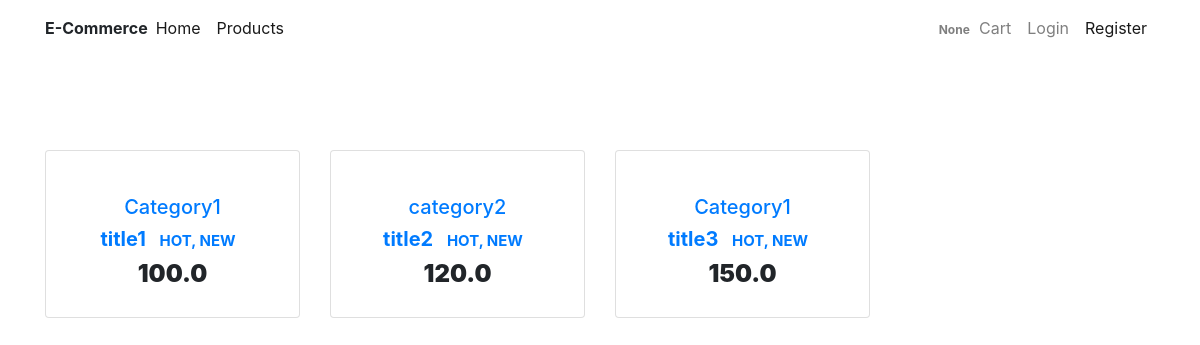
The page / on the database its author committed.
### app1/models.py (models this page shows, shortened)
class Item(models.Model):
    title = models.CharField(max_length=100)
    price = models.FloatField()
    category = models.CharField(max_length=10)
    slug = models.SlugField(unique=True)
    description = models.TextField()
    def get_absolute_url(self):
        return reverse("app1:singleproduct", kwargs= {"slug" : self.slug})

### app1/views.py (the view)
# urls.py: path('', views.IndexView.as_view(),name = "home"),
class IndexView(ListView):
    model = Item
    paginate_by = 10
    template_name = "homepage.html"
    def get_context_data(self, **kwargs):
        context = super().get_context_data(**kwargs)
        context['items_list'] = Item.objects.all()
        return context

### app1/templatetags/cart_template_tags.py (called while the page is built)
@register.filter
def cart_item_count(user):
    if user.is_authenticated:
        cart = CartItem.objects.filter(user=user, ordered=False)
        if cart.exists():
            return cart.count()
        else:
            return 0

### templates/homepage.html (shortened to what this page needs)
{% extends 'layout.html' %}
{% block body %}
<div>
<div class="container" style="margin-top: 150px;">
  <section class="text-center mb-4">
    <div class="row wow fadeIn">
      {% for item in items_list %}
      <div class="col-lg-3 col-md-6 mb-4">
        <div class="card">
          <div class="view overlay">
          </div>
          <div class="card-body text-center">
            <a href="" class="grey-text">
              <h5>{{item.category}}</h5>
            </a>
            <h5>
              <strong>
                <a href='{{ item.get_absolute_url }}' class="dark-grey-text">{{item.title}}
                  <span class="badge badge-pill danger-color">HOT, NEW</span>
                </a>
              </strong>
            </h5>
            <h4 class="font-weight-bold blue-text">
              <strong>{{item.price}}</strong>
            </h4>
          </div>
        </div>
      </div>
      {% endfor %}
    </div>
  </section>
</div>
</div>
{% endblock %}

### rows shown on the page
Item: category "Category1", title "title1", price "100.0"
Item: category "category2", title "title2", price "120.0"
Item: category "Category1", title "title3", price "150.0"

### other values the page prints
{{ request.user | cart_item_count }} "None"
